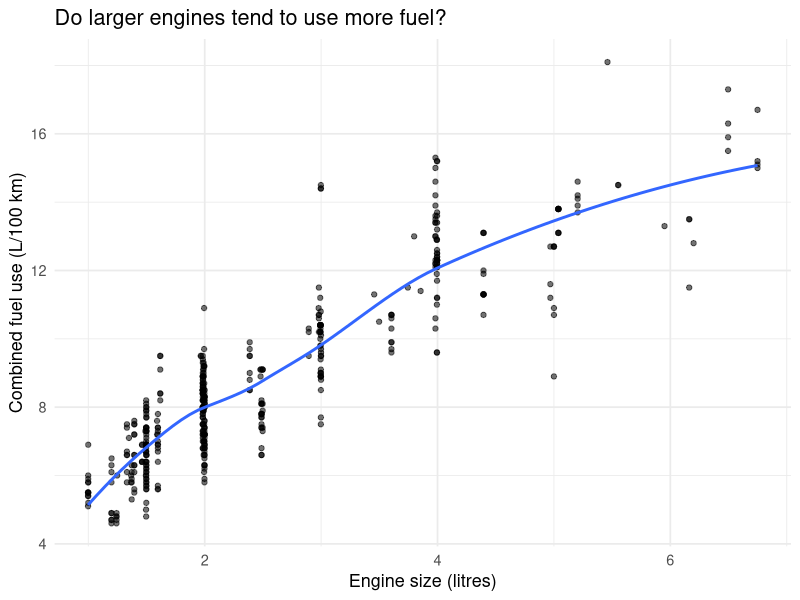
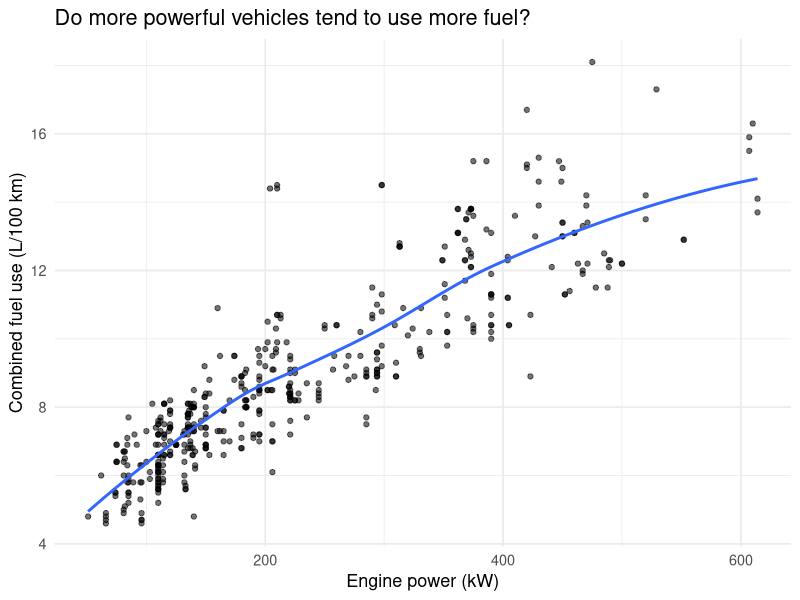
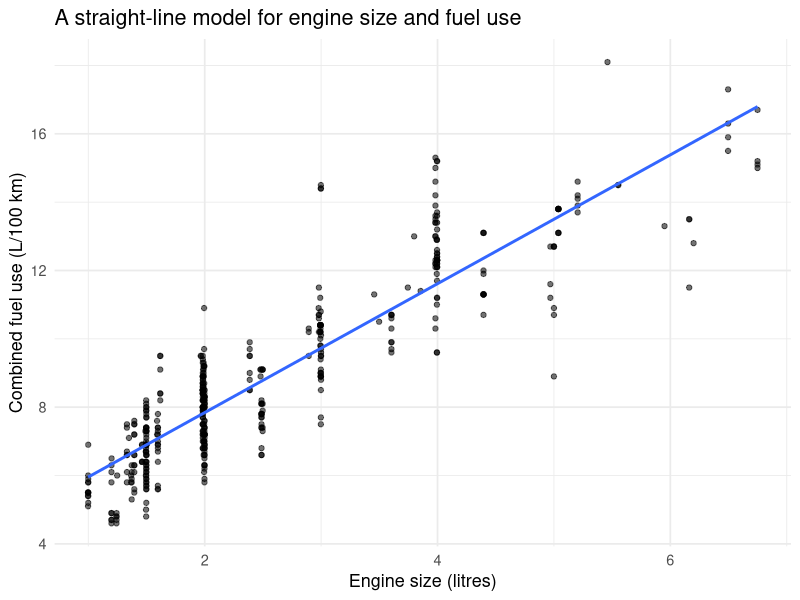
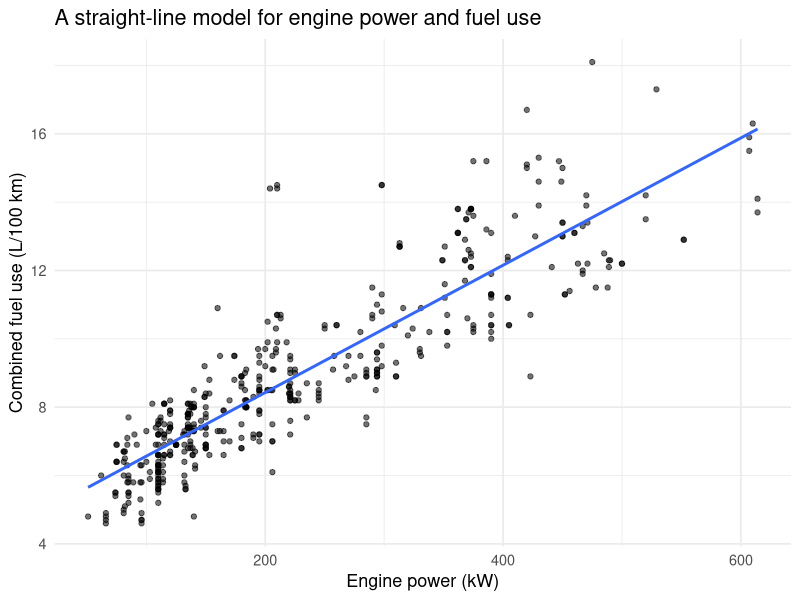
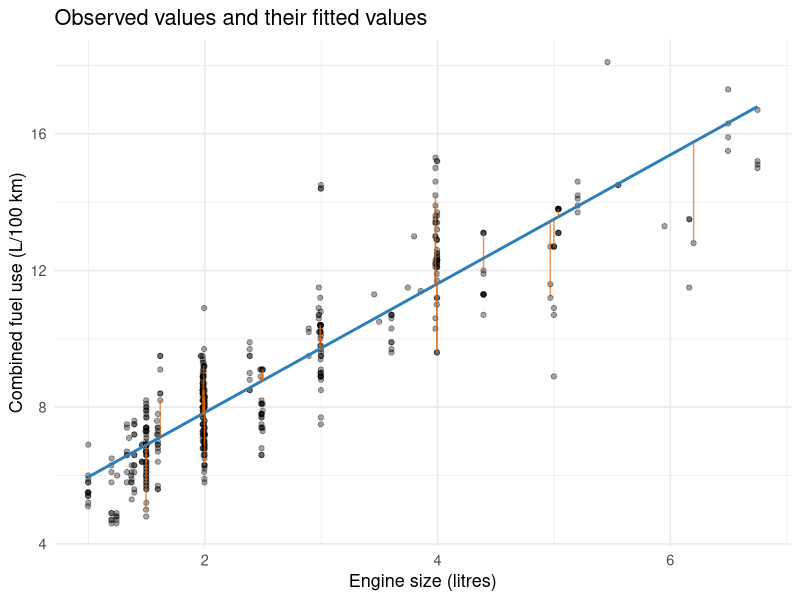
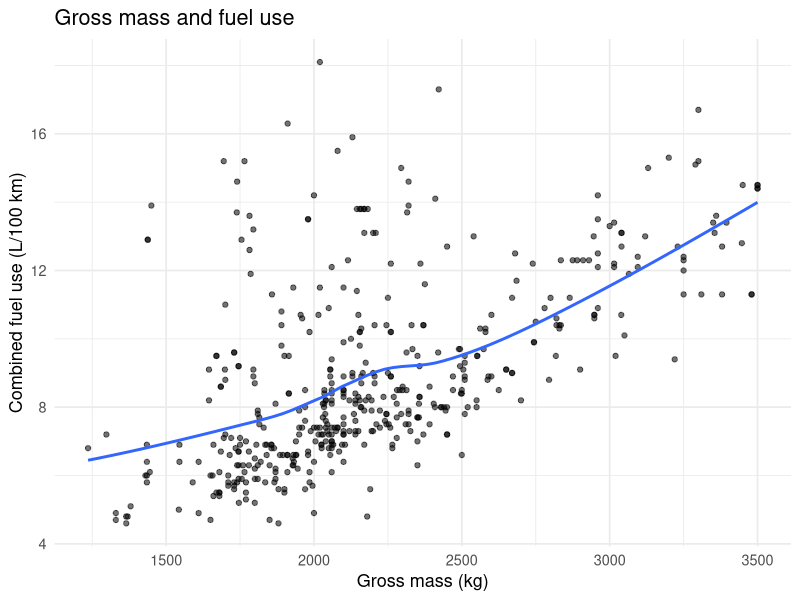

Write R code to recreate these figures, in order.
## ---- chunk 1
library(readr)
library(dplyr)
library(ggplot2)
library(tibble)
library(broom)

vehicles <- read_csv("nz_vehicles_2025.csv", show_col_types = FALSE)
glimpse(vehicles)
## ---- chunk 2
ggplot(vehicles, aes(engine_l, fuel_use_l_per_100km)) +
  geom_point(alpha = 0.55) +
  geom_smooth(method = "loess", se = FALSE) +
  labs(
    x = "Engine size (litres)",
    y = "Combined fuel use (L/100 km)",
    title = "Do larger engines tend to use more fuel?"
  ) +
  theme_minimal(base_size = 13)

vehicles |>
  summarise(engine_correlation = cor(engine_l, fuel_use_l_per_100km))
## ---- chunk 3
ggplot(vehicles, aes(power_kw, fuel_use_l_per_100km)) +
  geom_point(alpha = 0.55) +
  geom_smooth(method = "loess", se = FALSE) +
  labs(
    x = "Engine power (kW)",
    y = "Combined fuel use (L/100 km)",
    title = "Do more powerful vehicles tend to use more fuel?"
  ) +
  theme_minimal(base_size = 13)

vehicles |>
  summarise(power_correlation = cor(power_kw, fuel_use_l_per_100km))
## ---- chunk 4
engine_model <- lm(
  fuel_use_l_per_100km ~ engine_l,
  data = vehicles
)

engine_model
## ---- chunk 5
ggplot(vehicles, aes(engine_l, fuel_use_l_per_100km)) +
  geom_point(alpha = 0.55) +
  geom_smooth(method = "lm", se = FALSE) +
  labs(
    x = "Engine size (litres)",
    y = "Combined fuel use (L/100 km)",
    title = "A straight-line model for engine size and fuel use"
  ) +
  theme_minimal(base_size = 13)
## ---- chunk 6
power_model <- lm(
  fuel_use_l_per_100km ~ power_kw,
  data = vehicles
)

power_model
## ---- chunk 7
ggplot(vehicles, aes(power_kw, fuel_use_l_per_100km)) +
  geom_point(alpha = 0.55) +
  geom_smooth(method = "lm", se = FALSE) +
  labs(
    x = "Engine power (kW)",
    y = "Combined fuel use (L/100 km)",
    title = "A straight-line model for engine power and fuel use"
  ) +
  theme_minimal(base_size = 13)
## ---- chunk 8
engine_coefficients <- coef(engine_model)
engine_coefficients
## ---- chunk 9
engine_r <- cor(vehicles$engine_l, vehicles$fuel_use_l_per_100km)
tibble(
  correlation = engine_r,
  correlation_squared = engine_r^2,
  r_squared = glance(engine_model)$r.squared,
  difference = correlation_squared - r_squared
)
## ---- chunk 10
power_coefficients <- coef(power_model)
power_fit <- glance(power_model)

power_coefficients
power_fit |>
  select(r.squared)
## ---- chunk 11
engine_prediction_manual <- coef(engine_model)[["(Intercept)"]] +
  coef(engine_model)[["engine_l"]] * 2

engine_prediction_r <- predict(
  engine_model,
  newdata = tibble(engine_l = 2)
)

tibble(
  manual = engine_prediction_manual,
  using_predict = as.numeric(engine_prediction_r),
  difference = manual - using_predict
)
## ---- chunk 12
engine_results <- augment(engine_model)
engine_results |>
  select(engine_l, fuel_use_l_per_100km, .fitted, .resid) |>
  slice_head(n = 8)
## ---- chunk 13
set.seed(297101)
engine_gap_data <- engine_results |>
  slice_sample(n = min(30, nrow(engine_results)))

ggplot(vehicles, aes(engine_l, fuel_use_l_per_100km)) +
  geom_point(alpha = 0.35) +
  geom_line(
    data = engine_results |> arrange(engine_l),
    aes(y = .fitted),
    colour = "#2C7FB8",
    linewidth = 1
  ) +
  geom_segment(
    data = engine_gap_data,
    aes(xend = engine_l, yend = .fitted),
    colour = "#D95F02",
    alpha = 0.65
  ) +
  labs(
    x = "Engine size (litres)",
    y = "Combined fuel use (L/100 km)",
    title = "Observed values and their fitted values"
  ) +
  theme_minimal(base_size = 13)
## ---- chunk 14
ggplot(vehicles, aes(gross_mass_kg, fuel_use_l_per_100km)) +
  geom_point(alpha = 0.55) +
  geom_smooth(method = "loess", se = FALSE) +
  labs(
    x = "Gross mass (kg)",
    y = "Combined fuel use (L/100 km)",
    title = "Gross mass and fuel use"
  ) +
  theme_minimal(base_size = 13)

mass_correlation <- cor(vehicles$gross_mass_kg, vehicles$fuel_use_l_per_100km)
mass_model <- lm(
  fuel_use_l_per_100km ~ gross_mass_kg,
  data = vehicles
)
mass_coefficients <- coef(mass_model)
mass_fit <- glance(mass_model)
mass_prediction <- predict(
  mass_model,
  newdata = tibble(gross_mass_kg = 2000)
)

tibble(
  correlation = mass_correlation,
  r_squared = mass_fit$r.squared,
  slope_per_1000_kg = 1000 * unname(mass_coefficients["gross_mass_kg"]),
  predicted_fuel_use_at_2000_kg = as.numeric(mass_prediction)
)
